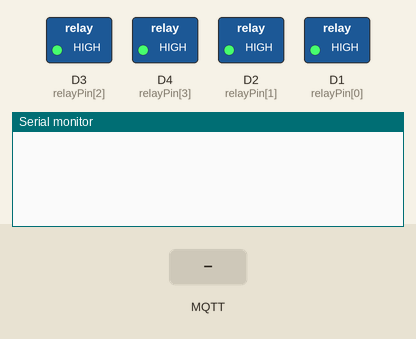
This sketch was run on a simulated ESP8266 (NodeMCU). Shown: switched loads named in the sketch (green lamp = pin HIGH), the last lines printed to the serial monitor. Inputs (shaded band) come from the test bench. WiFi joins after 1.5 s; servers stay silent unless stated; no MQTT or app messages arrive unless stated.

Above: at 2.8 s.
2.9 s: MQTT message "1" arrives on the first subscribed topic
At 4.4 s:
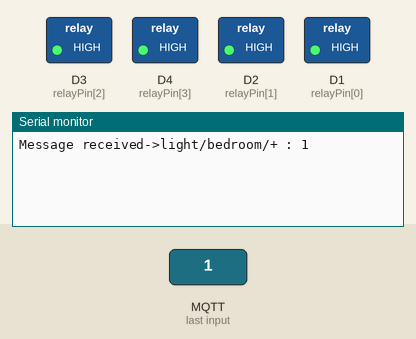
5.5 s: MQTT message "on" arrives on the first subscribed topic
At 7.1 s:
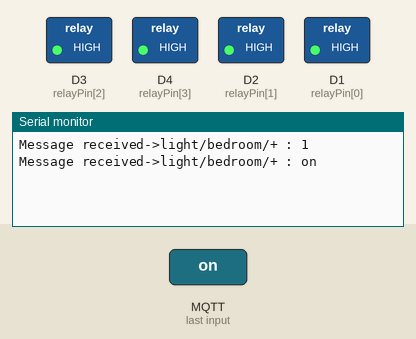
7.5 s: MQTT message "off" arrives on the first subscribed topic
At 8.7 s:
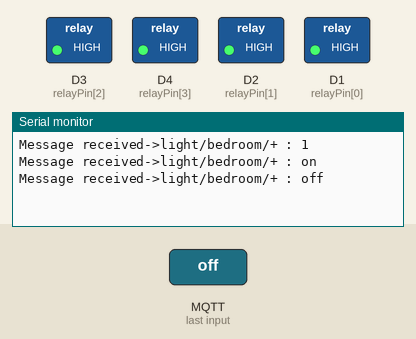

The sketch:

EX9-2-BedRoom.ino
```cpp
#include <ESP8266WiFi.h>
#include <PubSubClient.h>
char relayPin[] = {D1, D2, D3, D4};
const char* ssid = "UrWiFiAccount";
const char* pw = "urPassword";
const char* mqttServer = "192.168.1.104";
const char *client1ID = "RELAYMODULEBedRoom";
WiFiClient espClient1;
PubSubClient client1(espClient1);
char topicSubcribe[]="light/bedroom/+";
char topicPublish[]="SwitchBedRoom";
char msg[20];
void callBack(char* topic, byte* payload, unsigned int len) {
  Serial.print("Message received->");
  Serial.print(topic);
  Serial.print(" : ");
  for (int i = 0; i < len; i++) Serial.print((char)payload[i]);
  Serial.println();
  char relayN = (char) payload[0];
  char onOrOff = (char) payload[1];
  char pin = relayN - 49;
  if ( onOrOff == '1' ) {
    digitalWrite(relayPin[pin], LOW);
    sprintf(msg, "SW %d is ON", pin+1);
    client1.publish(topicPublish, msg);
  }
  else {
    digitalWrite(relayPin[pin], HIGH);
    sprintf(msg, "SW %d is OFF", pin+1);
    client1.publish(topicPublish, msg);
  }
}
void setup() {
  for(int i=0; i<4; i++) pinMode(relayPin[i], OUTPUT);
  for(int i=0; i<4; i++) digitalWrite(relayPin[i], HIGH);
  Serial.begin(9600);
  WiFi.begin(ssid, pw);
  client1.setServer(mqttServer, 1883);
  client1.setCallback(callBack);
}
void loop() {
  if (!client1.connected()) {
    client1.connect(client1ID);
    client1.subscribe(topicSubcribe);
  }
  client1.loop();
  delay(2000);
}
```

Measured:
- after the input at 2.9 s, the serial monitor: prints a new line after 1.2 s (image 1)
- after the input at 5.5 s, the serial monitor: prints a new line after 0.55 s (image 2)
- after the input at 7.5 s, the serial monitor: prints a new line after 0.55 s (image 3)
